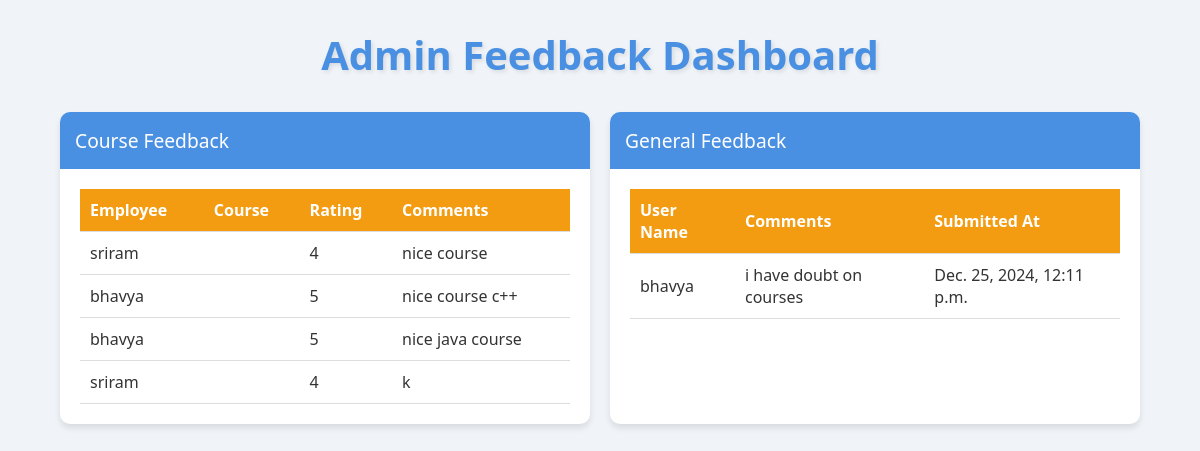
The page /dashboard/feedback_tracker/1/ on the database as committed earlier.
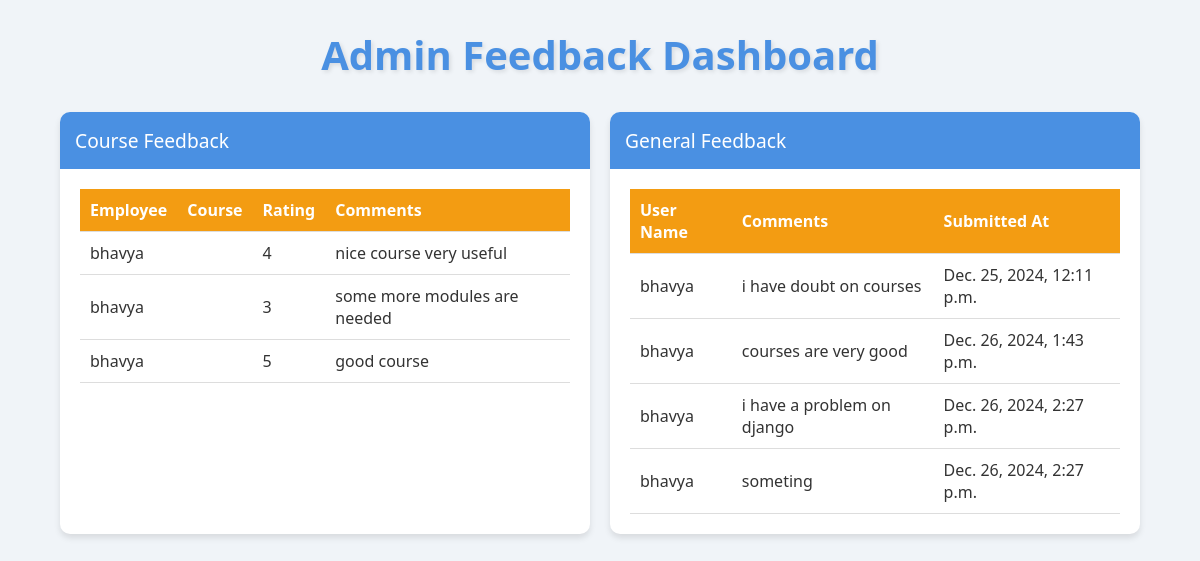
The same page on the database as committed later.
### dashboards/models.py (models this page shows, shortened)
class Feedback(models.Model):
    feedback_id = models.AutoField(primary_key=True)
    course = models.ForeignKey('Course', on_delete=models.CASCADE)  # ForeignKey to Course
    employee = models.ForeignKey('authentication.User', on_delete=models.CASCADE)  # ForeignKey to User
    rating = models.IntegerField()  # IntegerField for ratings
    comments = models.TextField(blank=True, null=True)
    class Meta:
        constraints = [
            models.CheckConstraint(check=models.Q(rating__gte=1) & models.Q(rating__lte=5), name='rating_between_1_and_5')
        ]

class GeneralFeedback(models.Model):
    user = models.ForeignKey('authentication.User', on_delete=models.CASCADE)  # User providing the feedback
    comments = models.TextField()  # Feedback comments
    submitted_at = models.DateTimeField(auto_now_add=True)  # Timestamp of submission

### authentication/models.py (models this page shows, shortened)
class User(models.Model):
    name = models.CharField(max_length=100)
    email = models.EmailField(unique=True)
    password = models.CharField(max_length=255)
    role = models.ForeignKey(Role, on_delete=models.CASCADE)

### dashboards/views.py (the view)
# urls.py: path('feedback_tracker/<int:user_id>/',views.feedback_tracker,name='feedback_tracker')
def feedback_tracker(request,user_id):
    feedbacks = Feedback.objects.all().select_related('course', 'employee')
    general_feedback_data = GeneralFeedback.objects.all().select_related('user')
    return render(request, 'dashboards/feedback_tracker.html', {
        'course_feedback_data': feedbacks,
        'general_feedback_data': general_feedback_data
    })

### dashboards/templates/dashboards/feedback_tracker.html (shortened to what this page needs)
<!DOCTYPE html>
<html lang="en">
<head>
</head>
<body>
    <h1 class="fade-in">Admin Feedback Dashboard</h1>
<div class="container">
    <div class="card fade-in">
        <div class="card-header">Course Feedback</div>
        <div class="card-content">
            <table id="courseFeedbackTable">
                <thead>
                    <tr>
                        <th>Employee</th>
                        <th>Course</th>
                        <th>Rating</th>
                        <th>Comments</th>
                    </tr>
                </thead>
                <tbody>
                    {% for feedback in course_feedback_data %}
                    <tr>
                        <td>{{ feedback.employee.name }}</td>
                        <td>{{ feedback.course.name }}</td>
                        <td>{{ feedback.rating }}</td>
                        <td>{{ feedback.comments }}</td>
                    </tr>
                    {% empty %}
                    <tr>
                        <td colspan="4">No feedback available.</td>
                    </tr>
                    {% endfor %}
                </tbody>
            </table>
        </div>
    </div>
    <div class="card fade-in">
        <div class="card-header">General Feedback</div>
        <div class="card-content">
            <table id="generalFeedbackTable">
                <thead>
                    <tr>
                        <th>User Name</th>
                        <th>Comments</th>
                        <th>Submitted At</th>
                    </tr>
                </thead>
                <tbody>
                    {% for feedback in general_feedback_data %}
                    <tr>
                        <td>{{ feedback.user.name }}</td>
                        <td>{{ feedback.comments }}</td>
                        <td>{{ feedback.submitted_at }}</td>
                    </tr>
                    {% empty %}
                    <tr>
                        <td colspan="3">No general feedback available.</td>
                    </tr>
                    {% endfor %}
                </tbody>
            </table>
        </div>
    </div>
</div>
</body>
</html>

Rows that differ between the two databases and show on the page:
removed Feedback: employee.name "sriram", rating "4", comments "nice course"
removed Feedback: employee.name "bhavya", rating "5", comments "nice course c++"
removed Feedback: employee.name "bhavya", rating "5", comments "nice java course"
removed Feedback: employee.name "sriram", rating "4", comments "k"
added Feedback: employee.name "bhavya", rating "4", comments "nice course very useful"
added Feedback: employee.name "bhavya", rating "3", comments "some more modules are needed"
added Feedback: employee.name "bhavya", rating "5", comments "good course"
added GeneralFeedback: user.name "bhavya", comments "courses are very good", submitted_at "Dec. 26, 2024, 1:43 p.m."
added GeneralFeedback: user.name "bhavya", comments "i have a problem on django", submitted_at "Dec. 26, 2024, 2:27 p.m."
added GeneralFeedback: user.name "bhavya", comments "someting", submitted_at "Dec. 26, 2024, 2:27 p.m."
